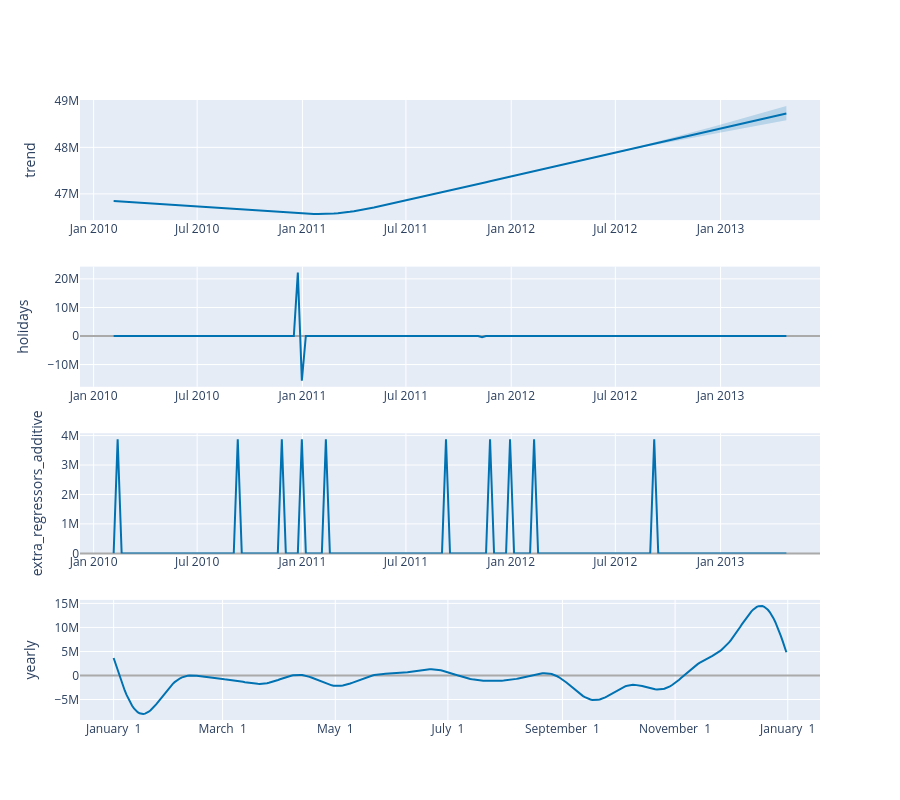

Notebook cell for this chart:
### Code cell
from prophet.plot import plot_components_plotly
fig_comp = plot_components_plotly(m, forecast)
fig_comp.show()

### Figure 1 — Plotly figure (JSON) as saved in the notebook; plotly's stock layout.template omitted (floating-point values rounded to 4 significant figures; data arrays with more than 128 entries replaced by an {"elided": "..."} marker saying what was removed)
{"data": [{"line": {"color": "#0072B2", "width": 2}, "mode": "lines", "name": "trend", "type": "scatter", "x": {"elided": "169 str values"}, "xaxis": "x", "y": {"elided": "169 float values"}, "yaxis": "y"}, {"line": {"color": "rgba(0, 114, 178, 0.2)", "width": 0}, "mode": "lines", "name": "trend_upper", "type": "scatter", "x": {"elided": "169 str values"}, "xaxis": "x", "y": {"elided": "169 float values"}, "yaxis": "y"}, {"fill": "tonexty", "fillcolor": "rgba(0, 114, 178, 0.2)", "line": {"color": "rgba(0, 114, 178, 0.2)", "width": 0}, "mode": "lines", "name": "trend_lower", "type": "scatter", "x": {"elided": "169 str values"}, "xaxis": "x", "y": {"elided": "169 float values"}, "yaxis": "y"}, {"line": {"color": "#0072B2", "width": 2}, "mode": "lines", "name": "holidays", "text": {"elided": "169 str values"}, "type": "scatter", "x": {"elided": "169 str values"}, "xaxis": "x2", "y": {"elided": "169 float values"}, "yaxis": "y2"}, {"line": {"color": "#0072B2", "width": 2}, "mode": "lines", "name": "extra_regressors_additive", "type": "scatter", "x": {"elided": "169 str values"}, "xaxis": "x3", "y": {"elided": "169 float values"}, "yaxis": "y3"}, {"line": {"color": "#0072B2", "width": 2}, "mode": "lines", "name": "yearly", "type": "scatter", "x": {"elided": "365 str values"}, "xaxis": "x4", "y": {"elided": "365 float values"}, "yaxis": "y4"}], "layout": {"height": 800, "showlegend": false, "width": 900, "xaxis": {"anchor": "y", "domain": [0, 1], "range": ["2009-12-08T04:48:00", "2013-06-23T19:12:00"], "type": "date"}, "xaxis2": {"anchor": "y2", "domain": [0, 1], "range": ["2009-12-08T04:48:00", "2013-06-23T19:12:00"], "type": "date"}, "xaxis3": {"anchor": "y3", "domain": [0, 1], "range": ["2009-12-08T04:48:00", "2013-06-23T19:12:00"], "type": "date"}, "xaxis4": {"anchor": "y4", "domain": [0, 1], "range": ["2016-12-13T18:54:02.958904115", "2018-01-18T11:04:57.863013581"], "tickformat": "%B %e", "type": "date"}, "yaxis": {"anchor": "x", "domain": [0.8063, 1], "rangemode": "normal", "title": {"text": "trend"}, "zerolinecolor": "#AAA"}, "yaxis2": {"anchor": "x2", "domain": [0.5375, 0.7312], "rangemode": "tozero", "title": {"text": "holidays"}, "zerolinecolor": "#AAA"}, "yaxis3": {"anchor": "x3", "domain": [0.2687, 0.4625], "rangemode": "tozero", "title": {"text": "extra_regressors_additive"}, "zerolinecolor": "#AAA"}, "yaxis4": {"anchor": "x4", "domain": [0, 0.1938], "title": {"text": "yearly"}, "zerolinecolor": "#AAA"}}}
